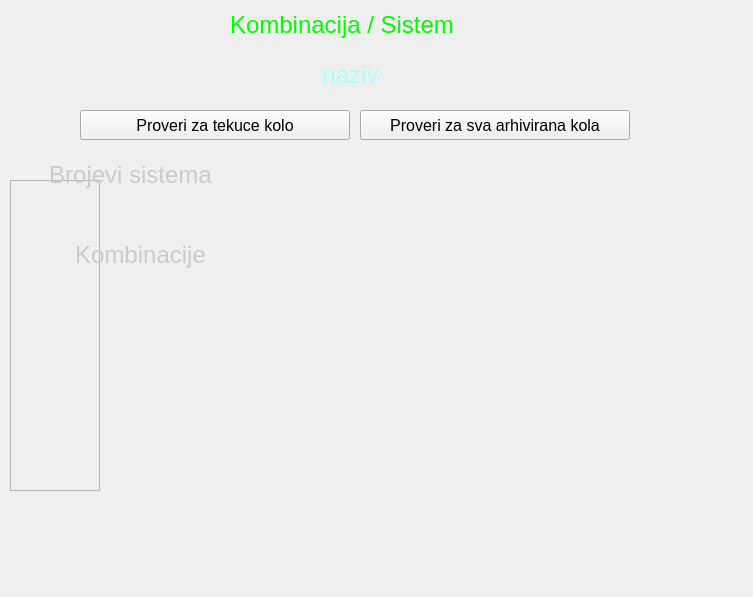
<?xml version="1.0" encoding="UTF-8"?>
<ui version="4.0">
 <class>Frame</class>
 <widget class="QFrame" name="Frame">
  <property name="geometry">
   <rect>
    <x>0</x>
    <y>0</y>
    <width>753</width>
    <height>597</height>
   </rect>
  </property>
  <property name="windowTitle">
   <string>Frame</string>
  </property>
  <widget class="QLabel" name="label">
   <property name="geometry">
    <rect>
     <x>230</x>
     <y>10</y>
     <width>261</width>
     <height>31</height>
    </rect>
   </property>
   <property name="font">
    <font>
     <pointsize>18</pointsize>
    </font>
   </property>
   <property name="styleSheet">
    <string notr="true">color: rgb(0, 255, 0);</string>
   </property>
   <property name="text">
    <string>Kombinacija / Sistem</string>
   </property>
   <property name="textInteractionFlags">
    <set>Qt::LinksAccessibleByMouse|Qt::TextSelectableByMouse</set>
   </property>
  </widget>
  <widget class="QFrame" name="frame">
   <property name="geometry">
    <rect>
     <x>10</x>
     <y>180</y>
     <width>90</width>
     <height>311</height>
    </rect>
   </property>
   <property name="frameShape">
    <enum>QFrame::StyledPanel</enum>
   </property>
   <property name="frameShadow">
    <enum>QFrame::Raised</enum>
   </property>
  </widget>
  <widget class="QLabel" name="label_2">
   <property name="geometry">
    <rect>
     <x>220</x>
     <y>60</y>
     <width>261</width>
     <height>31</height>
    </rect>
   </property>
   <property name="font">
    <font>
     <pointsize>18</pointsize>
    </font>
   </property>
   <property name="styleSheet">
    <string notr="true">color: rgb(170, 255, 255);</string>
   </property>
   <property name="text">
    <string>naziv</string>
   </property>
   <property name="alignment">
    <set>Qt::AlignCenter</set>
   </property>
   <property name="textInteractionFlags">
    <set>Qt::LinksAccessibleByMouse|Qt::TextSelectableByMouse</set>
   </property>
  </widget>
  <widget class="QLabel" name="label_3">
   <property name="geometry">
    <rect>
     <x>0</x>
     <y>160</y>
     <width>261</width>
     <height>31</height>
    </rect>
   </property>
   <property name="font">
    <font>
     <pointsize>18</pointsize>
    </font>
   </property>
   <property name="styleSheet">
    <string notr="true">color: rgb(203, 203, 203);</string>
   </property>
   <property name="text">
    <string>Brojevi sistema</string>
   </property>
   <property name="alignment">
    <set>Qt::AlignCenter</set>
   </property>
   <property name="textInteractionFlags">
    <set>Qt::LinksAccessibleByMouse|Qt::TextSelectableByMouse</set>
   </property>
  </widget>
  <widget class="QLabel" name="label_4">
   <property name="geometry">
    <rect>
     <x>10</x>
     <y>240</y>
     <width>261</width>
     <height>31</height>
    </rect>
   </property>
   <property name="font">
    <font>
     <pointsize>18</pointsize>
    </font>
   </property>
   <property name="styleSheet">
    <string notr="true">color: rgb(203, 203, 203);</string>
   </property>
   <property name="text">
    <string>Kombinacije</string>
   </property>
   <property name="alignment">
    <set>Qt::AlignCenter</set>
   </property>
   <property name="textInteractionFlags">
    <set>Qt::LinksAccessibleByMouse|Qt::TextSelectableByMouse</set>
   </property>
  </widget>
  <widget class="QPushButton" name="pushButton">
   <property name="geometry">
    <rect>
     <x>80</x>
     <y>110</y>
     <width>270</width>
     <height>30</height>
    </rect>
   </property>
   <property name="font">
    <font>
     <pointsize>12</pointsize>
    </font>
   </property>
   <property name="text">
    <string>Proveri za tekuce kolo</string>
   </property>
  </widget>
  <widget class="QPushButton" name="pushButton_2">
   <property name="geometry">
    <rect>
     <x>360</x>
     <y>110</y>
     <width>270</width>
     <height>30</height>
    </rect>
   </property>
   <property name="font">
    <font>
     <pointsize>12</pointsize>
    </font>
   </property>
   <property name="text">
    <string>Proveri za sva arhivirana kola</string>
   </property>
  </widget>
 </widget>
 <resources/>
 <connections/>
</ui>
